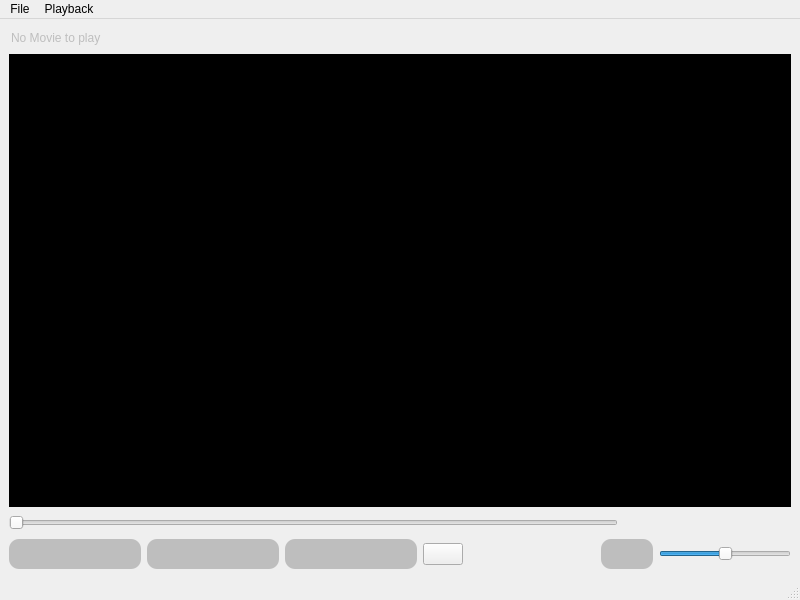
<?xml version="1.0" encoding="UTF-8"?>
<ui version="4.0">
 <class>QVideoPlayer</class>
 <widget class="QMainWindow" name="QVideoPlayer">
  <property name="geometry">
   <rect>
    <x>0</x>
    <y>0</y>
    <width>800</width>
    <height>600</height>
   </rect>
  </property>
  <property name="windowTitle">
   <string>QVideoPlayer</string>
  </property>
  <widget class="QWidget" name="centralwidget">
   <layout class="QVBoxLayout" name="verticalLayout">
    <item>
     <widget class="QLineEdit" name="movieTitle">
      <property name="enabled">
       <bool>false</bool>
      </property>
      <property name="sizePolicy">
       <sizepolicy hsizetype="Expanding" vsizetype="Fixed">
        <horstretch>0</horstretch>
        <verstretch>0</verstretch>
       </sizepolicy>
      </property>
      <property name="text">
       <string>No Movie to play</string>
      </property>
      <property name="frame">
       <bool>false</bool>
      </property>
     </widget>
    </item>
    <item>
     <widget class="QFrame" name="horizontalFrame">
      <property name="styleSheet">
       <string notr="true">background: rgb(0,0,0);</string>
      </property>
      <layout class="QHBoxLayout" name="movieLayout"/>
     </widget>
    </item>
    <item>
     <layout class="QHBoxLayout" name="horizontalLayout_2" stretch="10,1,0">
      <property name="spacing">
       <number>6</number>
      </property>
      <property name="sizeConstraint">
       <enum>QLayout::SetMinAndMaxSize</enum>
      </property>
      <property name="leftMargin">
       <number>0</number>
      </property>
      <property name="rightMargin">
       <number>0</number>
      </property>
      <item>
       <widget class="QSlider" name="horizontalSlider_time">
        <property name="orientation">
         <enum>Qt::Horizontal</enum>
        </property>
       </widget>
      </item>
      <item>
       <spacer name="horizontalSpacer_2">
        <property name="orientation">
         <enum>Qt::Horizontal</enum>
        </property>
        <property name="sizeHint" stdset="0">
         <size>
          <width>40</width>
          <height>20</height>
         </size>
        </property>
       </spacer>
      </item>
      <item>
       <widget class="QLineEdit" name="lineEdit_time">
        <property name="styleSheet">
         <string notr="true">background:transparent;</string>
        </property>
        <property name="frame">
         <bool>false</bool>
        </property>
       </widget>
      </item>
     </layout>
    </item>
    <item>
     <layout class="QHBoxLayout" name="horizontalLayout" stretch="1,1,1,0,1,0,1">
      <item>
       <widget class="QPushButton" name="back_button">
        <property name="styleSheet">
         <string notr="true">image: url(:/images/back.png);

background-color: rgb(190,190,190);
    border-style: outset;
    border-width: 0px;
    border-radius: 10px;
    font: bold 15px;
    min-width: 2em;
    padding: 6px;</string>
        </property>
        <property name="text">
         <string/>
        </property>
       </widget>
      </item>
      <item>
       <widget class="QPushButton" name="play_pausebutton">
        <property name="styleSheet">
         <string notr="true">image: url(:/images/play.png);

background-color: rgb(190,190,190);
    border-style: outset;
    border-width: 0px;
    border-radius: 10px;
    font: bold 15px;
    min-width: 2em;
    padding: 6px;</string>
        </property>
        <property name="text">
         <string/>
        </property>
       </widget>
      </item>
      <item>
       <widget class="QPushButton" name="nextbutton">
        <property name="styleSheet">
         <string notr="true">image: url(:/images/next.png);

background-color: rgb(190,190,190);
    border-style: outset;
    border-width: 0px;
    border-radius: 10px;
    font: bold 15px;
    min-width: 2em;
    padding: 6px;</string>
        </property>
        <property name="text">
         <string/>
        </property>
       </widget>
      </item>
      <item>
       <widget class="QPushButton" name="fullScreen">
        <property name="styleSheet">
         <string notr="true">image: url(:/images/full_screen.png);</string>
        </property>
        <property name="text">
         <string/>
        </property>
       </widget>
      </item>
      <item>
       <spacer name="horizontalSpacer">
        <property name="orientation">
         <enum>Qt::Horizontal</enum>
        </property>
        <property name="sizeHint" stdset="0">
         <size>
          <width>218</width>
          <height>20</height>
         </size>
        </property>
       </spacer>
      </item>
      <item>
       <widget class="QPushButton" name="pushButton">
        <property name="styleSheet">
         <string notr="true">image: url(:/images/sound_on.png);
background-color: rgb(190,190,190);
    border-style: outset;
    border-width: 0px;
    border-radius: 10px;
    font: bold 15px;
    min-width: 2em;
    padding: 6px;
</string>
        </property>
        <property name="text">
         <string/>
        </property>
       </widget>
      </item>
      <item>
       <widget class="QSlider" name="soundSlider">
        <property name="maximum">
         <number>100</number>
        </property>
        <property name="value">
         <number>50</number>
        </property>
        <property name="orientation">
         <enum>Qt::Horizontal</enum>
        </property>
       </widget>
      </item>
     </layout>
    </item>
   </layout>
  </widget>
  <widget class="QMenuBar" name="menubar">
   <property name="geometry">
    <rect>
     <x>0</x>
     <y>0</y>
     <width>800</width>
     <height>26</height>
    </rect>
   </property>
   <widget class="QMenu" name="menuFile">
    <property name="title">
     <string>File</string>
    </property>
    <addaction name="actionOpen"/>
    <addaction name="separator"/>
    <addaction name="actionQuit"/>
   </widget>
   <widget class="QMenu" name="menuPlayback">
    <property name="title">
     <string>Playback</string>
    </property>
    <addaction name="actionJump_to_begin"/>
    <addaction name="actionJump_to_end"/>
   </widget>
   <addaction name="menuFile"/>
   <addaction name="menuPlayback"/>
  </widget>
  <widget class="QStatusBar" name="statusbar"/>
  <action name="actionOpen">
   <property name="text">
    <string>Open</string>
   </property>
  </action>
  <action name="actionQuit">
   <property name="text">
    <string>Quit</string>
   </property>
  </action>
  <action name="actionJump_to_begin">
   <property name="text">
    <string>Jump to begin</string>
   </property>
  </action>
  <action name="actionJump_to_end">
   <property name="text">
    <string>Jump to end</string>
   </property>
  </action>
 </widget>
 <resources/>
 <connections/>
</ui>
